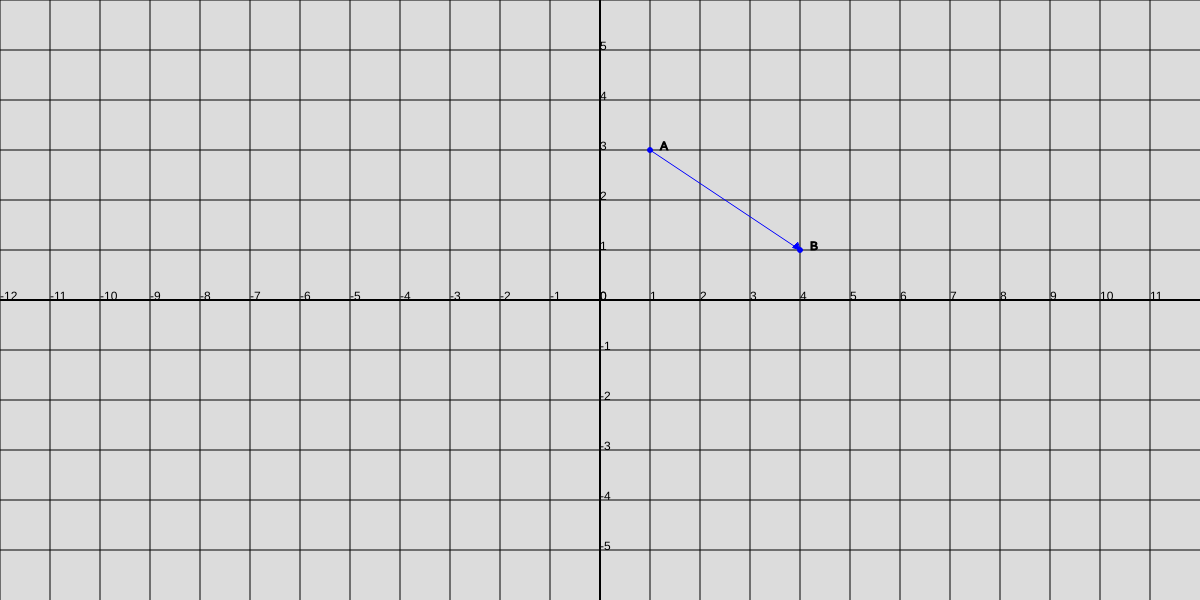
Frame 1 (no input)
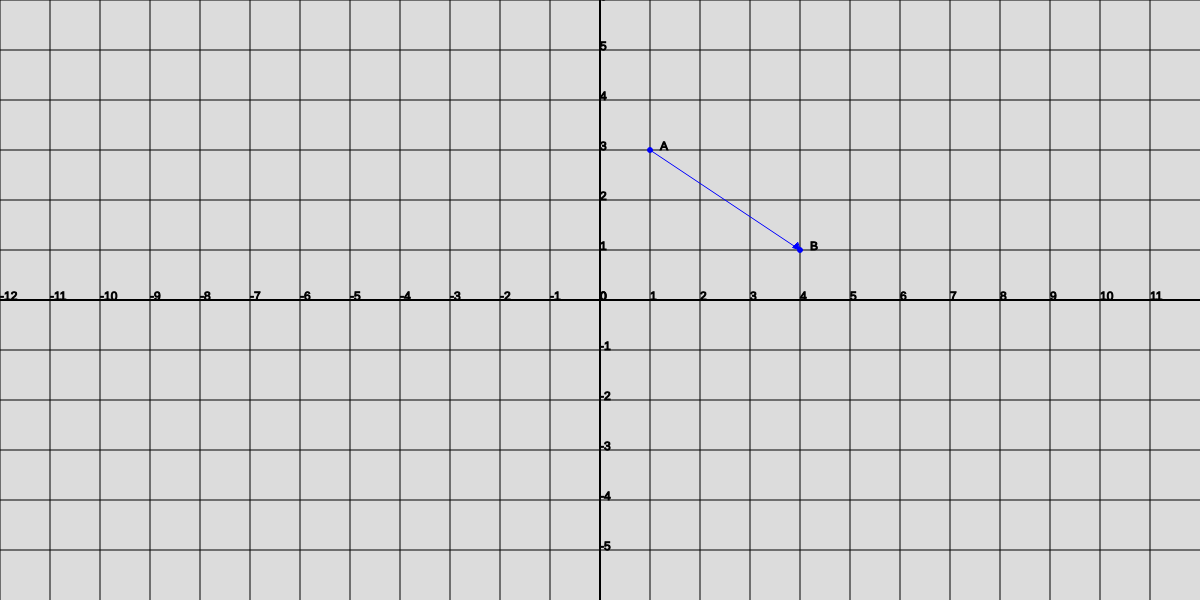
Frame 60 (no input)
Frame 120 (the mouse pressed at the canvas centre since frame 60): identical to frame 60, image omitted

The p5.js sketch that drew these frames (run headless with seeded random() and noise() and a simulated clock; from frame 60 on, the mouse is pressed at the canvas centre):

// p5.js sketch
// ── sketch.js
const W = 1200;
const H = 600;
const scale = 50;

function setup() {
    createCanvas(W, H);
}

function arrow(u, v){
    let triW = 5;
    let t1 = 0;
    let t2 = 0;
    let end_of_line = 0;
    // arrow pointing to first quadrant
    if(v.x > u.x && v.y < u.y){
        let v_copy = {x: v.x - triW, y: v.y + triW}
        t1 = {x: v_copy.x - triW/2, y: v_copy.y - triW/2};
        t2 = {x: v_copy.x + triW/2, y: v_copy.y + triW/2};
        end_of_line = {x: v.x + triW, y: v.y - triW};
    } else if(v.x > u.x && v.y > u.y){
        // arrow pointing to fourth quadrant
        let v_copy = {x: v.x - triW, y: v.y - triW};
        t1 = {x: v_copy.x + triW/2, y: v_copy.y - triW/2};
        t2 = {x: v_copy.x - triW/2, y: v_copy.y + triW/2};
        end_of_line = {x: v.x + triW, y: v.y + triW};
    } else if(v.x < u.x && v.y < u.y){
        // arrow pointing to second quadrant
        let v_copy = {x: v.x + triW, y: v.w + triW};
        t1 = {x: v_copy.x + triW/2, y: v_copy.y - triW/2};
        t2 = {x: v_copy.x - triW/2, y: v_copy.y + triW/2};
        end_of_line = {x: v.x - triW, y: v.y - triW};
    } else if(v.x < u.x && v.y > u.y){
        // arrow pointing to third quadrant
        let v_copy = {x: v.x + triW, y: v.y - triW};
        t1 = {x: v_copy.x - triW/2, y: v_copy.y - triW/2};
        t2 = {x: v_copy.x + triW/2, y: v_copy.y + triW/2};
        end_of_line = {x: v.x - triW, y: v.y + triW};
    }

    line(u.x, u.y, v.x, v.y);
    fill('blue');
    triangle(t1.x, t1.y, t2.x, t2.y, v.x, v.y);
    fill(0);
}

function draw() {
    background(220);

    v1 = createVector(W/2 + 1 * scale, H/2 - 3 * scale);
    v2 = createVector(W/2 + 4 * scale, H/2 - 1 * scale);

    strokeWeight(2);
    line(0, H/2, W, H/2);
    line(W/2, 0, W/2, H);
    strokeWeight(1);
    for(let i = 0; i < W; i+=scale){
        text(`${(i - W/2)/scale}`, i, H/2);
        line(i, 0, i, H);
    }
    for(let j = 0; j < H; j+=scale){
        text(`${(j - H/2)/scale * -1}`, W/2, j);
        line(0, j, W, j);
    }

    stroke('blue');
    arrow(v1, v2);
    fill('blue');
    circle(v1.x, v1.y, 5);
    circle(v2.x, v2.y, 5);
    fill(-1);
    stroke('black');
    text('A', v1.x + 10, v1.y);
    text('B', v2.x + 10, v2.y);
}
